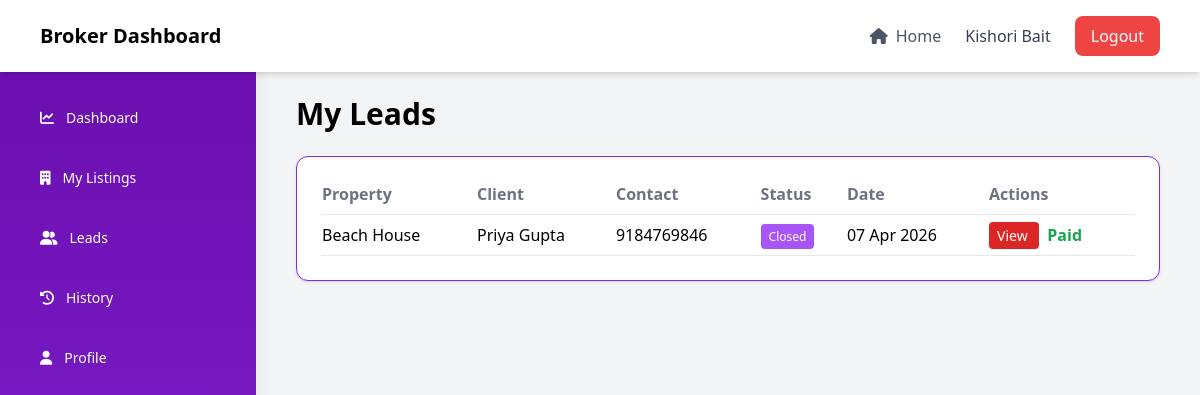
The app's page /leads.php (signed in) with its own data.
### tables this page shows
CREATE TABLE `broker_leads` (
  `id` int(11) NOT NULL,
  `user_id` int(11) NOT NULL,
  `broker_id` int(11) DEFAULT NULL,
  `property_id` int(11) NOT NULL,
  `property_name` varchar(255) DEFAULT NULL,
  `client_name` varchar(255) DEFAULT NULL,
  `contact` varchar(20) DEFAULT NULL,
  `email` varchar(255) NOT NULL,
  `message` text NOT NULL,
  `status` varchar(50) DEFAULT 'New',
  `created_at` timestamp NOT NULL DEFAULT current_timestamp(),
  `payment_status` varchar(50) DEFAULT 'not_requested',
  `deal_status` varchar(50) DEFAULT 'open',
  `price` bigint(20) DEFAULT NULL
);

CREATE TABLE `properties` (
  `id` int(11) NOT NULL,
  `title` varchar(255) DEFAULT NULL,
  `location` varchar(255) DEFAULT NULL,
  `price` bigint(100) DEFAULT NULL,
  `image` varchar(255) DEFAULT NULL,
  `bedrooms` int(11) DEFAULT NULL,
  `bathrooms` int(11) DEFAULT NULL,
  `area` varchar(50) DEFAULT NULL,
  `description` text DEFAULT NULL,
  `owner_id` int(11) DEFAULT NULL,
  `created_at` timestamp NOT NULL DEFAULT current_timestamp(),
  `property_type` varchar(50) DEFAULT NULL,
  `listing_type` varchar(20) DEFAULT NULL,
  `broker_id` int(11) DEFAULT NULL,
  `status` varchar(20) DEFAULT 'Active',
  `amenities` text DEFAULT NULL,
  `parking` enum('Yes','No') DEFAULT NULL,
  `images` text DEFAULT NULL,
  `video` varchar(255) DEFAULT NULL
);

### leads.php (the view, shortened to what this page needs)
<?php
include "db.php";
$broker_id = $_SESSION['user_id'];
$query = mysqli_query($conn,"
SELECT broker_leads.*, properties.title AS property_title
FROM broker_leads
LEFT JOIN properties
ON broker_leads.property_id = properties.id
WHERE broker_leads.broker_id='$broker_id'
ORDER BY broker_leads.created_at DESC
");
?>
<!DOCTYPE html>
<html lang="en">
<head>
<script src="https://cdn.tailwindcss.com"></script>
<link rel="stylesheet"
href="https://cdnjs.cloudflare.com/ajax/libs/font-awesome/6.5.1/css/all.min.css">
</head>
<body class="bg-gray-100 overflow-x-hidden">
<?php include "broker-layout.php"; ?>
<div class="flex min-h-screen overflow-x-hidden">
<div class="flex-1 w-full md:ml-64 px-4 sm:px-6 md:px-10 py-6 box-border">
<h1 class="hidden md:block text-3xl font-bold mb-6">My Leads</h1>
<div class="bg-white p-4 sm:p-6 rounded-xl shadow border border-lightroyal max-w-full overflow-hidden">
<?php if(mysqli_num_rows($query) > 0): ?>
<?php mysqli_data_seek($query, 0); ?>
<div class="hidden md:block w-full overflow-x-auto">
<table class="min-w-[700px] w-full text-left">
<thead>
<tr class="text-gray-500 border-b">
<th class="pb-2">Property</th>
<th class="pb-2">Client</th>
<th class="pb-2">Contact</th>
<th class="pb-2">Status</th>
<th class="pb-2">Date</th>
<th class="pb-2">Actions</th>
</tr>
</thead>
<tbody>
<?php while($lead = mysqli_fetch_assoc($query)): ?>
<tr class="border-b hover:bg-purple-50">
<td class="py-2 whitespace-nowrap"><?php echo $lead['property_title'] ?? $lead['property_name']; ?></td>
<td class="py-2 whitespace-nowrap"><?php echo $lead['client_name']; ?></td>
<td class="py-2 whitespace-nowrap"><?php echo $lead['contact']; ?></td>
<td class="py-2">
<span class="bg-purple-500 text-white px-2 py-1 text-xs rounded">
<?php echo $lead['status']; ?>
</span>
</td>
<td class="py-2 whitespace-nowrap"><?php echo date("d M Y", strtotime($lead['created_at'])); ?></td>
<td class="py-2 whitespace-nowrap">
<a href="view-lead.php?id=<?php echo $lead['id']; ?>"
class="bg-red-600 text-white px-2 py-1 rounded text-sm mr-2">
View
</a>
<?php
$payment_status = $lead['payment_status'] ?? 'not_requested';
?>
<?php if($payment_status == 'not_requested'): ?>
<a href="request-payment.php?id=<?php echo $lead['id']; ?>"
class="bg-green-500 text-white px-2 py-1 rounded">
Request Payment
</a>
<?php elseif($payment_status == 'pending'): ?>
<span class="text-yellow-600">Waiting</span>
<?php elseif($payment_status == 'paid'): ?>
<span class="text-green-600 font-bold">Paid</span>
<?php endif; ?>
</td>
</tr>
<?php endwhile; ?>
</tbody>
</table>
</div>
<?php else: ?>
<div class="text-center text-gray-500 py-10">
No leads found
</div>
<?php endif; ?>
</div>
</div>
</div>
</body>
</html>

### records on screen
broker_leads: property.title "Beach House", client_name "Priya Gupta", contact "9184769846", status "Closed", created_at "07 Apr 2026", payment_status "Paid"

### other values on screen
$username "Kishori Bait"
